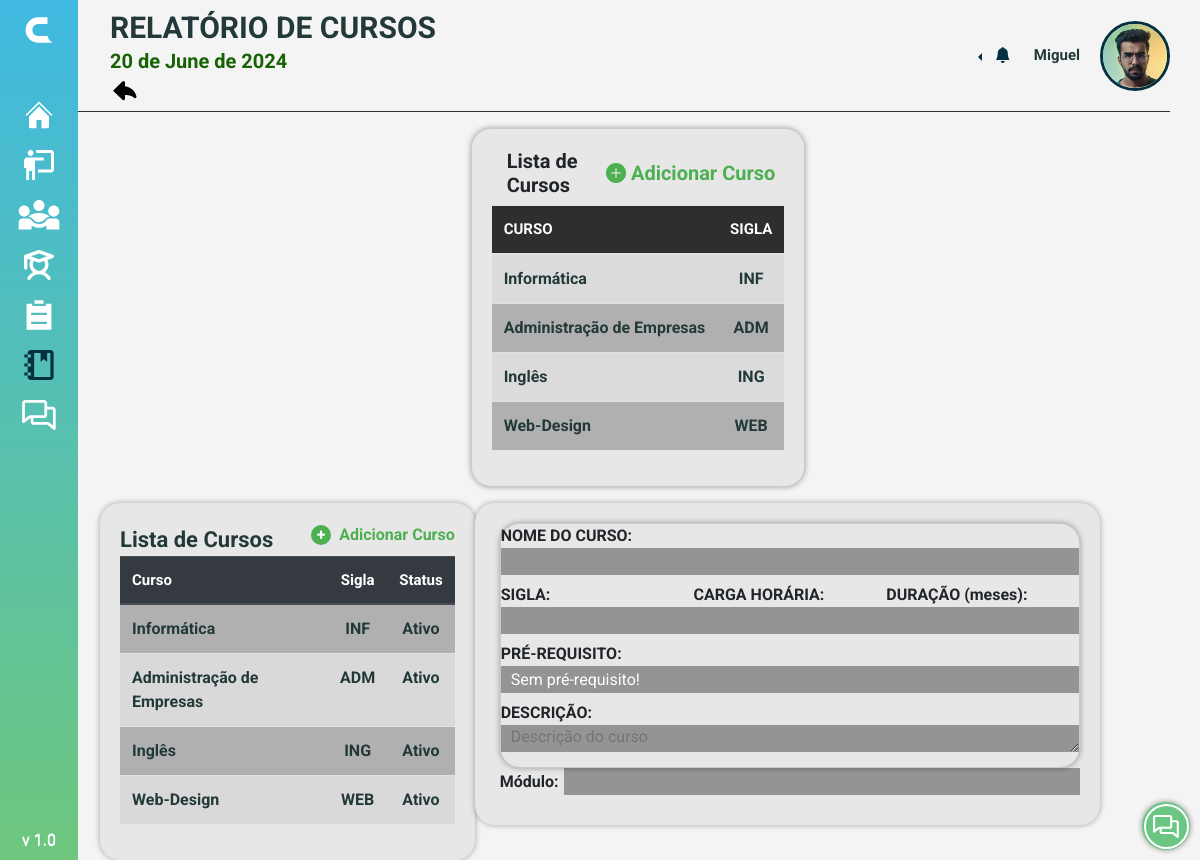
Screenshot of /PAGES/s_curso-teste.php (signed in) with the database file from the repository.
### tables this page shows
CREATE TABLE Curso (
  Curso_id INT NOT NULL AUTO_INCREMENT,
  Curso_Nome VARCHAR(100) NOT NULL,
  Curso_Sigla CHAR(3) NOT NULL,
  Curso_Carga_horaria INT(10) NOT NULL,
  Curso_Desc VARCHAR(500) NOT NULL,
  Curso_Duracao INT NOT NULL,
  Curso_PreRequisito VARCHAR(500) NOT NULL,
  Curso_Registro DATETIME NOT NULL DEFAULT CURRENT_TIMESTAMP,
  Curso_Status CHAR(1) DEFAULT 1,
  PRIMARY KEY (Curso_id)
);

### PHP/function.php (called while the page is built, shortened)
<?php
function ListarCurso(){
    $sql = "SELECT Curso_id, Curso_Nome, Curso_Sigla FROM Curso";
    $res = $GLOBALS['conn']->query($sql);
    if ($res->num_rows > 0) {
        return $res;
    } else {
        echo 'Nenhum curso encontrado!';
    }
}
?>

### PAGES/s_curso-teste.php (the view, shortened to what this page needs)
<?php
require_once '../COMPONENTS/head.php';
require_once '../PHP/function.php';
?>
<body>
    <?php require_once '../COMPONENTS/header.php' ?>
    <div class="container-fluid">
        <div class="d-flex form-group justify-content-center mt-3" style="margin-left: 76px;">
            <?php require_once '../COMPONENTS/pesquisaCurso.php'; ?>
        </div>
    </div>
    <main class="row">
        <div class="card principal">
            <div class="row justify-content-between teste">
                <p class="card-title">Lista de Cursos</p>
                <?php require_once '../COMPONENTS/add.php' ?>
            </div>
            <div class="table-responsive">
                <table class="table">
                    <thead class="thead-dark">
                        <tr>
                            <th class="">Curso</th>
                            <th class="text-center">Sigla</th>
                            <th class="text-center">Status</th>
                        </tr>
                    </thead>
                    <tbody>
                        <?php
                        $sql = "SELECT * FROM curso";
                        $resultado = $conn->query($sql);
                        if ($resultado && $resultado->num_rows > 0) {
                            while ($row = $resultado->fetch_assoc()) {
                                ?>
                                <tr data-id="<?php echo $row['Curso_id']; ?>">
                                    <td class="text-left" onclick='mostrarDetalhes(this)'>
                                        <?php echo $row['Curso_Nome']; ?>
                                    </td>
                                    <td class="text-center"><?php echo $row['Curso_Sigla']; ?></td>
                                    <td class="text-center">
                                        <?php echo ($row['Curso_Status'] == 1 ? "Ativo" : "Inativo"); ?>
                                    </td>
                                </tr>
                                <?php
                            }
                        } else {
                            echo "<tr><td colspan='2'>Nenhum curso encontrado.</td></tr>";
                        }
                        ?>
                    </tbody>
                </table>
            </div>
        </div>
        <div class="card principal">
            <div class="card info">
                <div class="dados">
                    <div class="linha">
                        <label for="nome">
                            <p>NOME DO CURSO:</p>
                            <input type="text" id="modalNome" name="nome" disabled>
                        </label>
                    </div>
                    <div class="linha">
                        <label for="sigla">
                            <p>SIGLA:</p>
                            <input type="text" id="sigla" name="sigla" maxlength="3" required>
                        </label>
                        <label for="carga_horaria">
                            <p>CARGA HORÁRIA:</p>
                            <input type="number" id="carga_horaria" name="carga_horaria"
                                oninput="limitarValor(this,400)" required>
                        </label>
                        <label for="duracao">
                            <p>DURAÇÃO (meses):</p>
                            <input type="number" id="duracao" name="duracao" min="0" oninput="limitarValor(this,36)"
                                required>
                        </label>
                    </div>
                    <div class="linha">
                        <label for="pre_requisito">
                            <p>PRÉ-REQUISITO:</p>
                            <input id="pre_requisito" name="pre_requisito" rows="4" cols="50"
                                value="Sem pré-requisito!"></input>
                        </label>
                    </div>
                    <div>
                        <label for="descricao" class="obs_aluno">
                            <p>DESCRIÇÃO:</p>
                            <textarea id="descricao" name="descricao" placeholder="Descrição do curso" required
                                style="width: 100%;"></textarea>
                        </label>
                    </div>
                </div>
            </div>
            <div class="info">
                <div class="dados" style="width: 100%; gap: 5px;">
                    <div class="modulo" id="camposModulos">
                        <div class="campoModulo">
                            <label for="modulo">
                                <p>Módulo:</p>
                                <input type="text" name="modulos[]" required>
                            </label>
                        </div>
                    </div>
                </div>
            </div>
        </div>
    </main>
    <div class="buttons">
        <?php echo $redes; ?>
    </div>
</body>
</html>

### COMPONENTS/pesquisaCurso.php
<div class="col-sm-4">
    <div class="card">
        <div class="card-body">
            <div class="btn-group d-flex justify-content-between align-items-center">
                <div class="col-sm">
                    <h5>Lista de Cursos</h5>
                </div>
                <div><?php require_once '../COMPONENTS/add2.php'; ?></div>
            </div>
            <table-responsive>
                <table class="table table-hover table-striped">
                    <thead class="text-uppercase">
                        <tr>
                            <th>Curso</th>
                            <th class="text-center">Sigla</th>
                        </tr>
                    </thead>
                    <tbody>
                        <?php
                        $listar = ListarCurso();
                        if ($listar !== null) {
                            while ($l = $listar->fetch_array()) {
                                ?>
                                <tr onclick="mostrarDetalhes(<?php echo $l['Curso_id']; ?>)">
                                    <td class="nomecurso">
                                        <?php echo $l['Curso_Nome']; ?>
                                    </td>
                                    <td class="sigla text-center">
                                        <?php echo $l['Curso_Sigla']; ?>
                                    </td>
                                </tr>
                                <?php
                            }
                        } else {
                            echo "<tr><td colspan='2'>Nenhum curso encontrado.</td></tr>";
                        }
                        ?>
                    </tbody>
                </table>
            </table-responsive>
        </div>
    </div>
</div>

### rows the page displays
curso: Curso_Nome "Informática", Curso_Sigla "INF", Curso_Status "Ativo"
curso: Curso_Nome "Administração de Empresas", Curso_Sigla "ADM", Curso_Status "Ativo"
curso: Curso_Nome "Inglês", Curso_Sigla "ING", Curso_Status "Ativo"
curso: Curso_Nome "Web-Design", Curso_Sigla "WEB", Curso_Status "Ativo"

### other values shown
$titulo "RELATÓRIO DE CURSOS"
$date "20 de June de 2024"
$Nome "Miguel"
$elemento "Curso"
